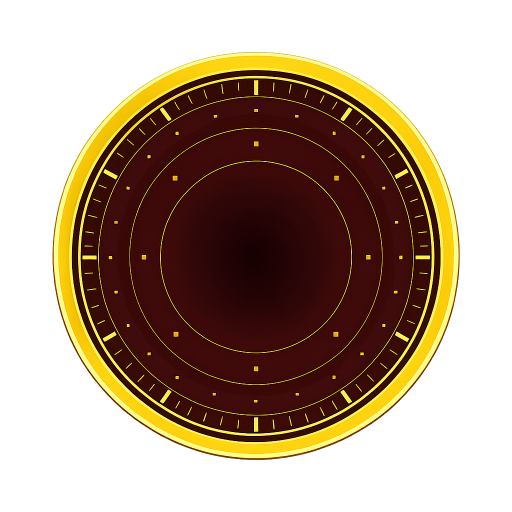
#> input picture assets/layer_image/layer_a.png, 1024 x 1024 px, found by its file name (shown at 1/2 size)
$ python generate_splash_icon_layers.py
#> lines starting #> are read from the running program, lines starting #| are printed output that depends on the picture
from PIL import Image
import os

def create_splash_icon():
    print("Generating splash-icon.png from layers...")

    layer_a_path = 'assets/layer_image/layer_a.png'
    layer_b_path = 'assets/layer_image/layer_b.png'

    if not os.path.exists(layer_a_path) or not os.path.exists(layer_b_path):
        print("Error: Layer files not found!")
        return

    # Load layers
    img_a = Image.open(layer_a_path).convert("RGBA")
#> img_a is the input picture: PIL image 1024x1024 RGBA; mean R, G, B, A 48.3, 27.5, 7.9, 126.9
    img_b = Image.open(layer_b_path).convert("RGBA")
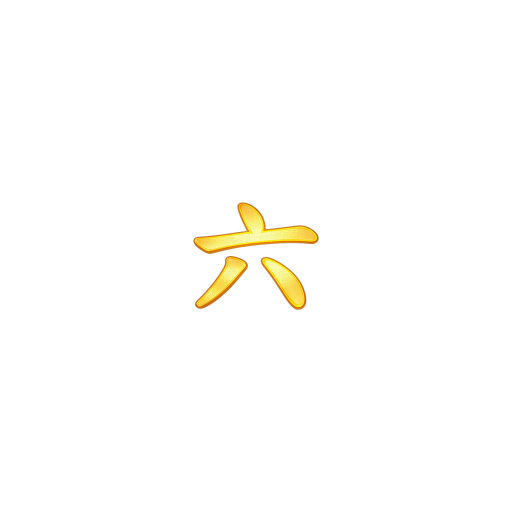
#> input picture assets/layer_image/layer_b.png, 1024 x 1024 px, found by its file name (shown at 1/2 size)
#> img_b is the input picture: PIL image 1024x1024 RGBA; mean R, G, B, A 4.2, 3.5, 1.2, 4.3

    # Create valid canvas
    # IntroAnimation uses a 240x240 container (styles.logoContainer)
    # Inside, layerLarge is 320x320.
    # We want a splash icon that represents this.
    # 512x512 is a good standard icon size.

    base_size = 1024
    canvas = Image.new('RGBA', (base_size, base_size), (0, 0, 0, 0))
#> canvas: PIL image 1024x1024 RGBA; every value is 0

    # Resize layers to fit canvas
    # In IntroAnimation, layers are 320x320.
    # We will make them occupy most of the canvas.
    # Let's say 800x800 for the main visual content.

    # Since layer_a and layer_b are already pre-processed/centered relative to each other?
    # No, in IntroAnimation, they are just placed.
    # layerA is 635x635 px (from source usually) or similar.
    # Let's inspect their sizes first.

    # Resize strategy: Keep aspect ratio, fit within 800x800
    target_size = (900, 900)

    # Resize A
    img_a_resized = img_a.resize(target_size, Image.Resampling.LANCZOS)
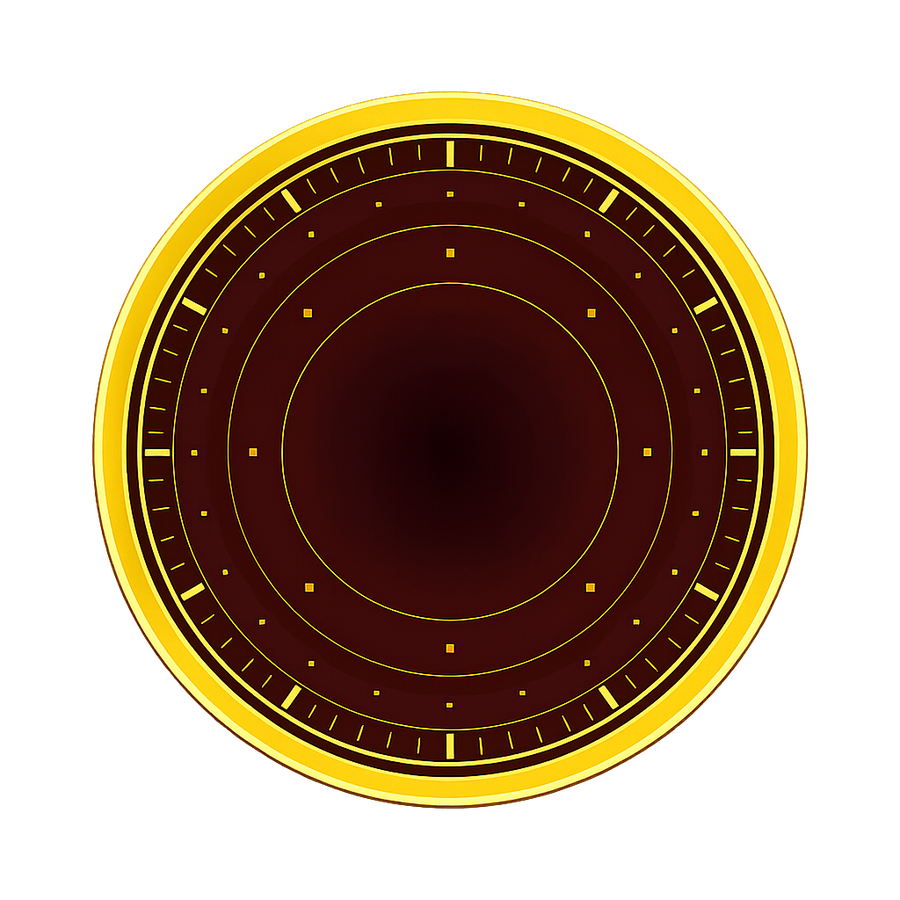
#> img_a_resized: PIL image 900x900 RGBA; mean R, G, B, A 48.7, 27.9, 8, 126.9; transparent parts drawn white

    # Resize B
    img_b_resized = img_b.resize(target_size, Image.Resampling.LANCZOS)
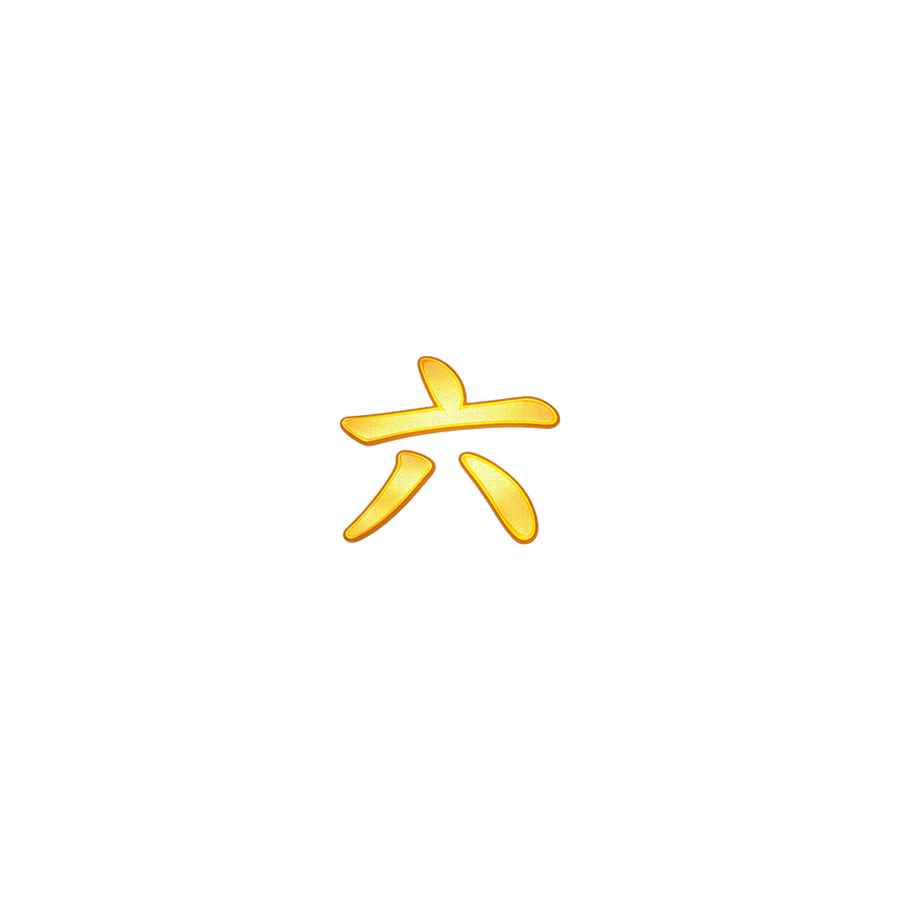
#> img_b_resized: PIL image 900x900 RGBA; mean R, G, B, A 4.4, 3.6, 1.2, 4.3; transparent parts drawn white

    # Center position
    pos_x = (base_size - target_size[0]) // 2
    pos_y = (base_size - target_size[1]) // 2

    # Compose
    canvas.paste(img_a_resized, (pos_x, pos_y), img_a_resized)
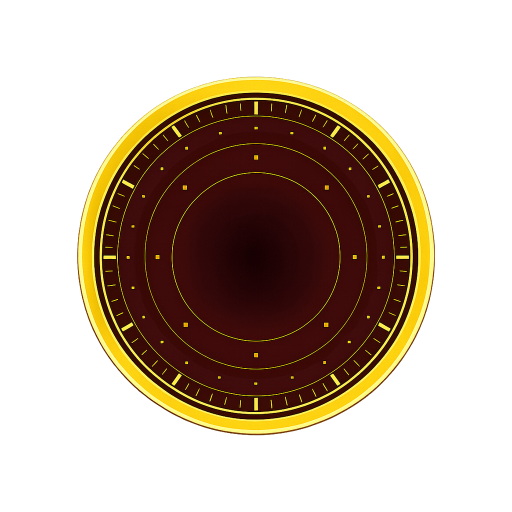
#> canvas: PIL image 1024x1024 RGBA (shown at 1/2 size); mean R, G, B, A 37, 21.2, 6.1, 97.7; transparent parts drawn white
    canvas.paste(img_b_resized, (pos_x, pos_y), img_b_resized)

    # Save
    out_path = 'assets/splash-icon.png'
    canvas.save(out_path, "PNG")
    print(f"Saved {out_path}")

if __name__ == "__main__":
    create_splash_icon()
